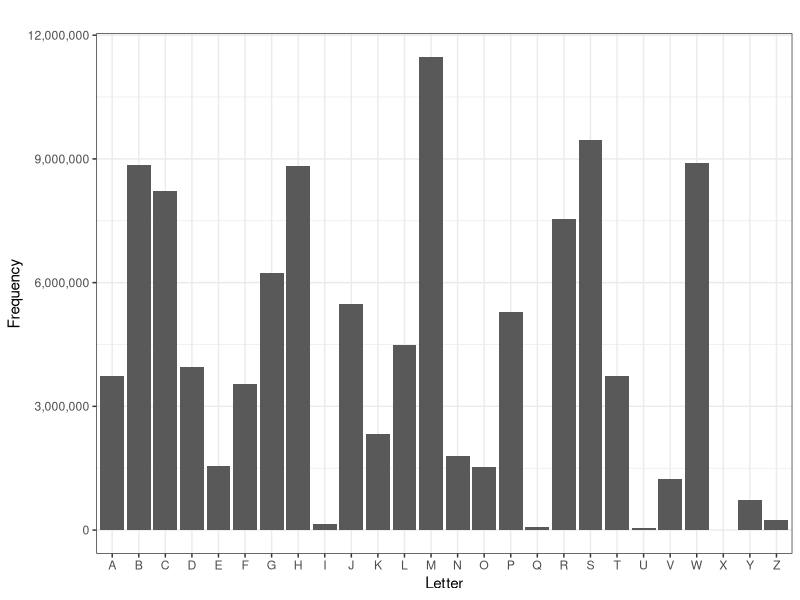
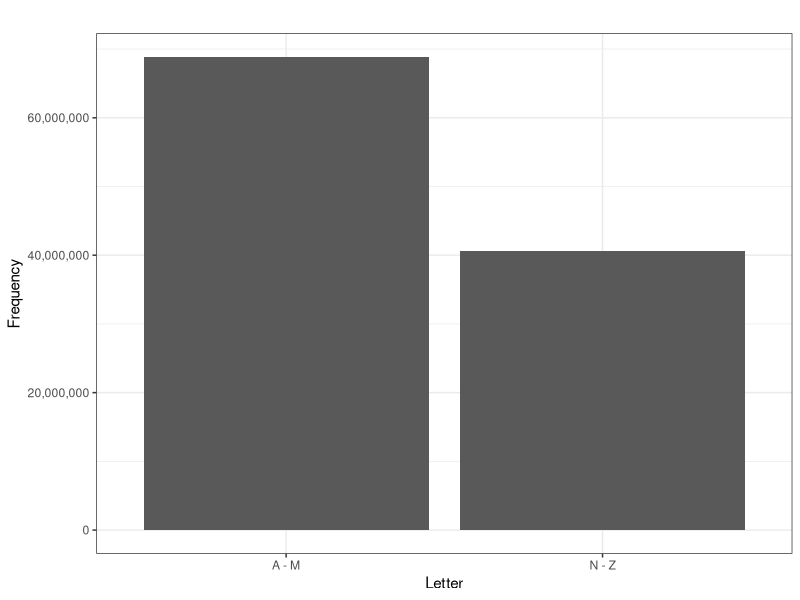
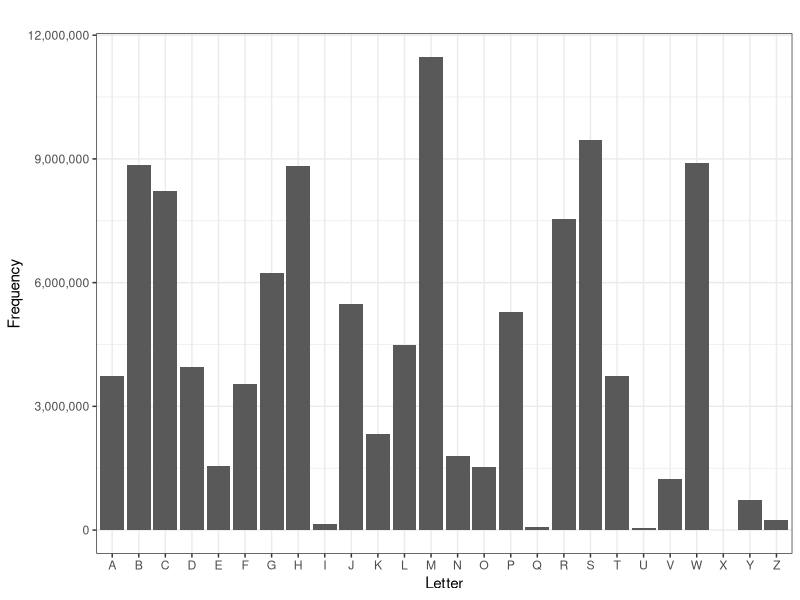
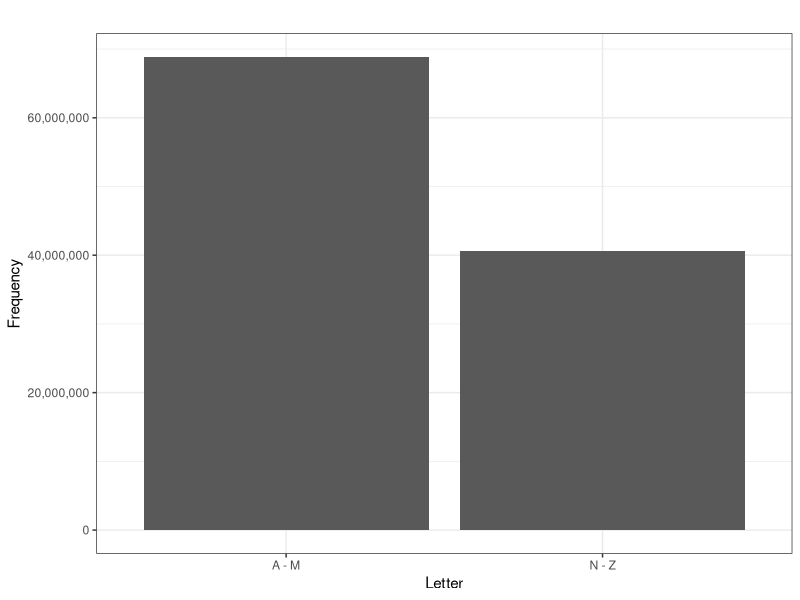

Source code (R) for these figures, in order:
library(dplyr)
library(ggplot2)
library(stringr)
library(scales)

# http://www.census.gov/topics/population/genealogy/data/2000_surnames.html
surnames <- read.csv("./data/surnames.csv", stringsAsFactors = FALSE, 
                     header = TRUE, skip = 1)
head(surnames)
str(surnames)

surnames$letter <- str_sub(surnames$name, start = 1L, end = 1L)

agg <- surnames %>% 
  group_by(letter) %>% 
  summarise(count = sum(count)) %>% 
  ungroup() %>% 
  data.frame

L <- toupper(letters)
grid <- data.frame(letter = L)

agg <- merge(grid, agg, all.x = TRUE, by = "letter")
agg$count[is.na(agg$count)] <- 0

agg$first <- sort(rep(c(0, 1), 13))

ggplot(agg, aes(x = letter, y = count)) + 
  geom_bar(stat = 'identity') + 
  scale_x_discrete("Letter") + 
  scale_y_continuous("Frequency", label = comma) + 
  ggtitle("") + 
  theme_bw()
ggsave("letter.png")

agg %>% 
  group_by(first) %>% 
  summarise(count = sum(count)) %>% 
  ungroup() %>% 
  mutate(first = ifelse(first == 0, "A - M", "N - Z")) %>% 
  data.frame %>% 
  ggplot(aes(x = first, y = count)) + 
  geom_bar(stat = 'identity') + 
  scale_x_discrete("Letter") + 
  scale_y_continuous("Frequency", label = comma) + 
  ggtitle("") + 
  theme_bw()
ggsave("first_or_last.png")
